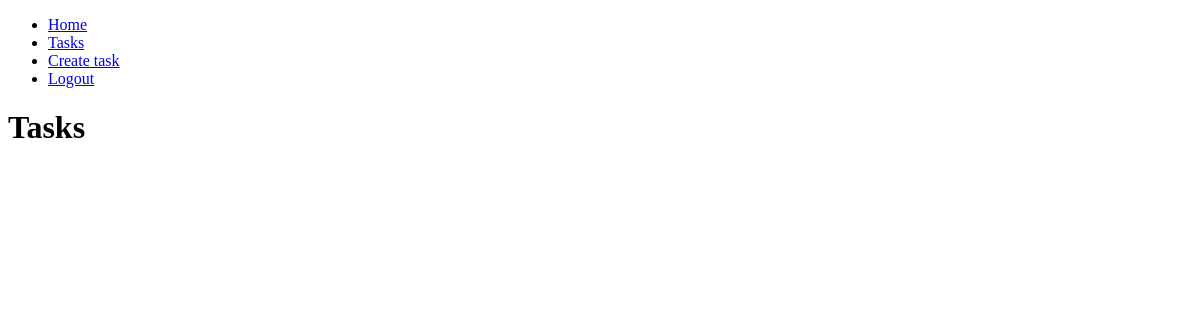
Page /tasks/ (signed in) on the earlier database version.
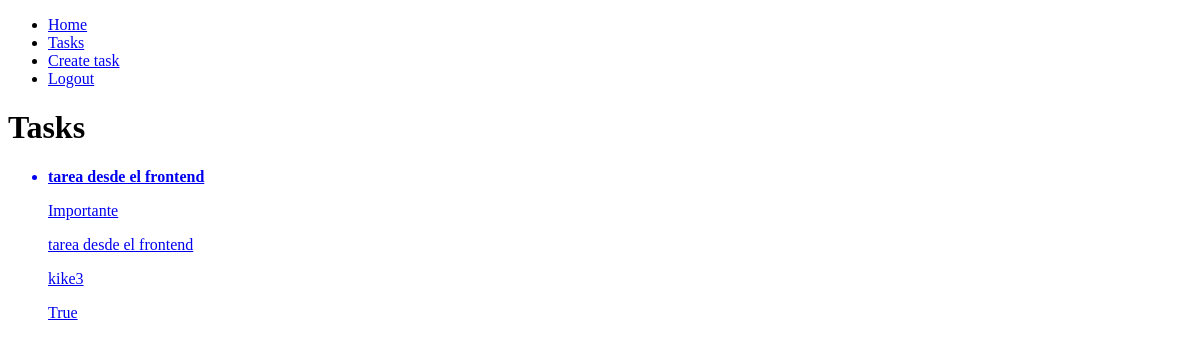
Same page on the later database version.
### tasks/models.py (models this page shows, shortened)
class Task(models.Model):
    title = models.CharField(max_length=100)
    description = models.TextField(blank=True)
    created = models.DateTimeField(auto_now_add=True)
    datecompleted = models.DateTimeField(null=True)
    important = models.BooleanField(default=False)
    user = models.ForeignKey(User, on_delete=models.CASCADE)

### tasks/views.py (the view)
# urls.py: path('tasks/', views.tasks, name='tasks'),
def tasks(request):
    tasks = Task.objects.filter(user=request.user, datecompleted__isnull=True)
    return render(request, 'tasks.html',{
        'tasks': tasks
    })

### tasks/templates/tasks.html
{% extends 'base.html'%}
{% block content %}
<h1>Tasks</h1>
<ul>
    {% for task in tasks %}
        <a href="{% url 'task_detail' task.id %}">
            <li>
                <strong>
                    {{task.title}}
                </strong>
                {% if task.important%}
                <p> Importante</p>
                {% endif %}
                <p>
                    {{task.description}}
                </p>
                <p>
                    {{task.user.username}}
                </p>
                <p>
                    {{task.important}}
                </p>
            </li>
        </a>
    {% endfor %}
</ul>
{% endblock %}

Differences in the rows shown:
added Task: title "tarea desde el frontend", shows "Importante", description "tarea desde el frontend", user.username "kike3", important "True"
